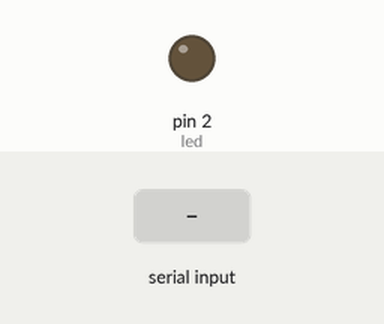
Bench run of a sketch on a simulated Arduino Uno, built with avr-gcc and run on an emulated ATmega328P. Parts: output pins drawn as LEDs (lit = HIGH). The test bench sets the inputs (shaded band).

Above: at 1.2 s.
1.3 s: "l" received over Serial
At 2.5 s:
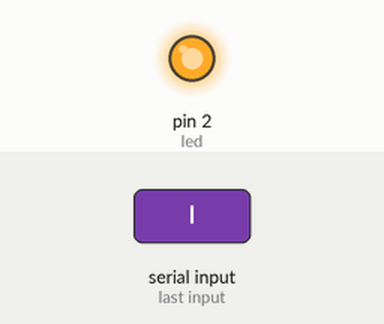
2.8 s: "b" received over Serial
At 3.6 s:
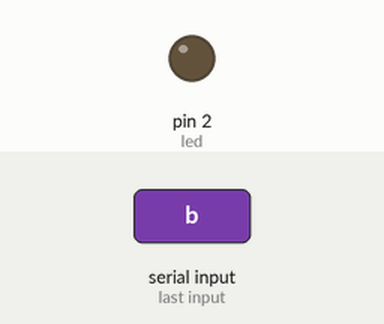
Timing chart, 0 to 5.8 s (numbered marks = the images above; inputs shaded):
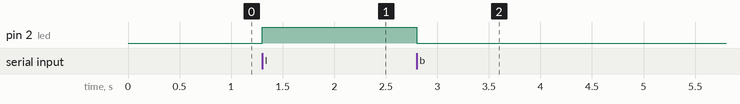

The sketch:

projeto_010-java.ino
```cpp
int led = 2;

void setup() {
 Serial.begin(9600);
 pinMode(led, OUTPUT);
}

void loop() {
  char tel = Serial.read();
  if(tel == 'l'){
     digitalWrite(led, HIGH);
  }else if(tel == 'b' ){
    digitalWrite(led, LOW);
  }

}
```

Measured:
- after the input at 1.3 s, pin 2 (led): LOW → HIGH at once
- after the input at 2.8 s, pin 2 (led): HIGH → LOW at once
